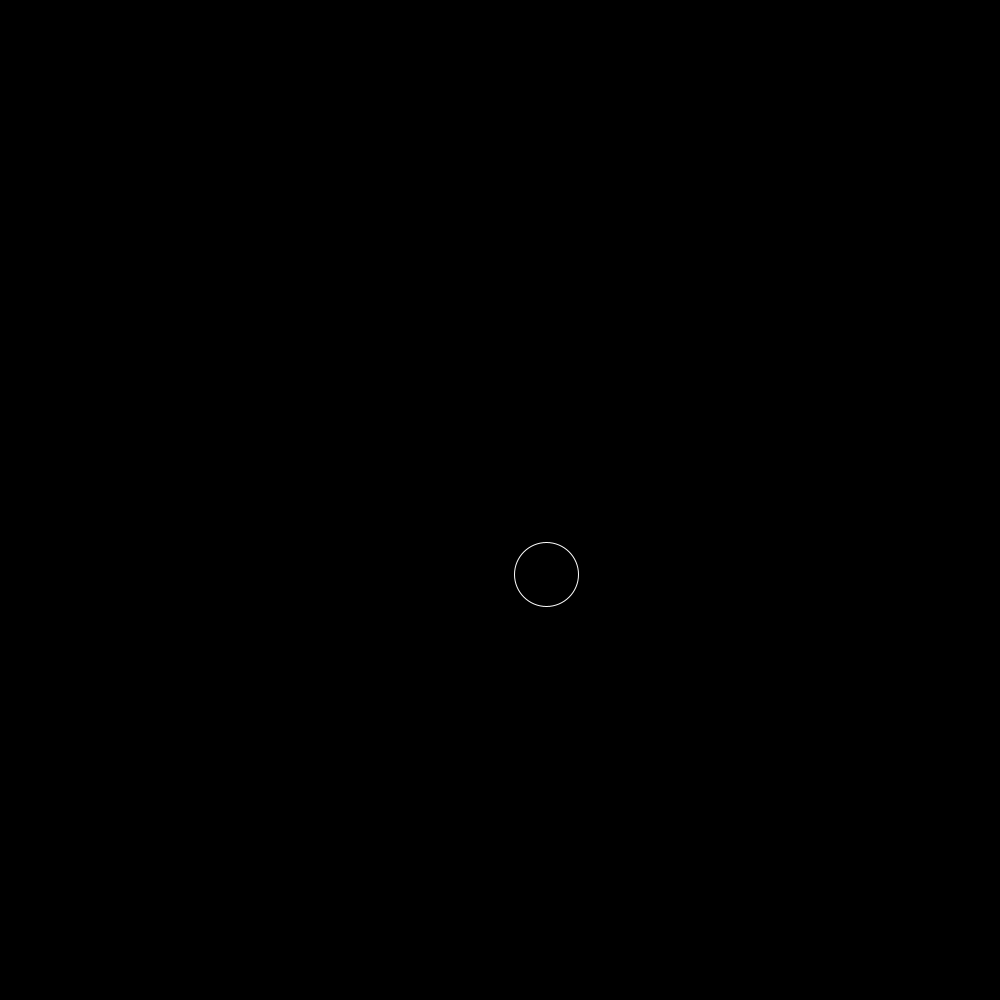
Frame 1 (no input)
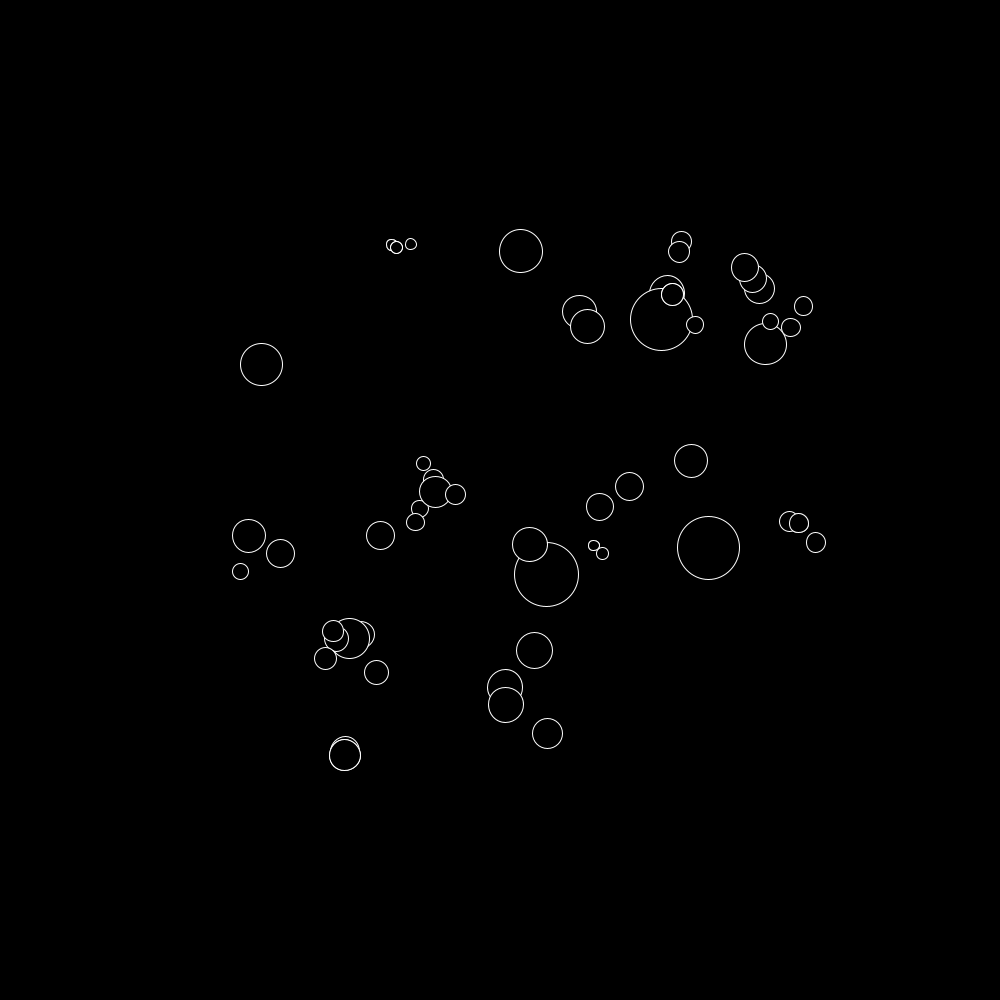
Frame 60 (the mouse pressed at the canvas centre just before this capture)
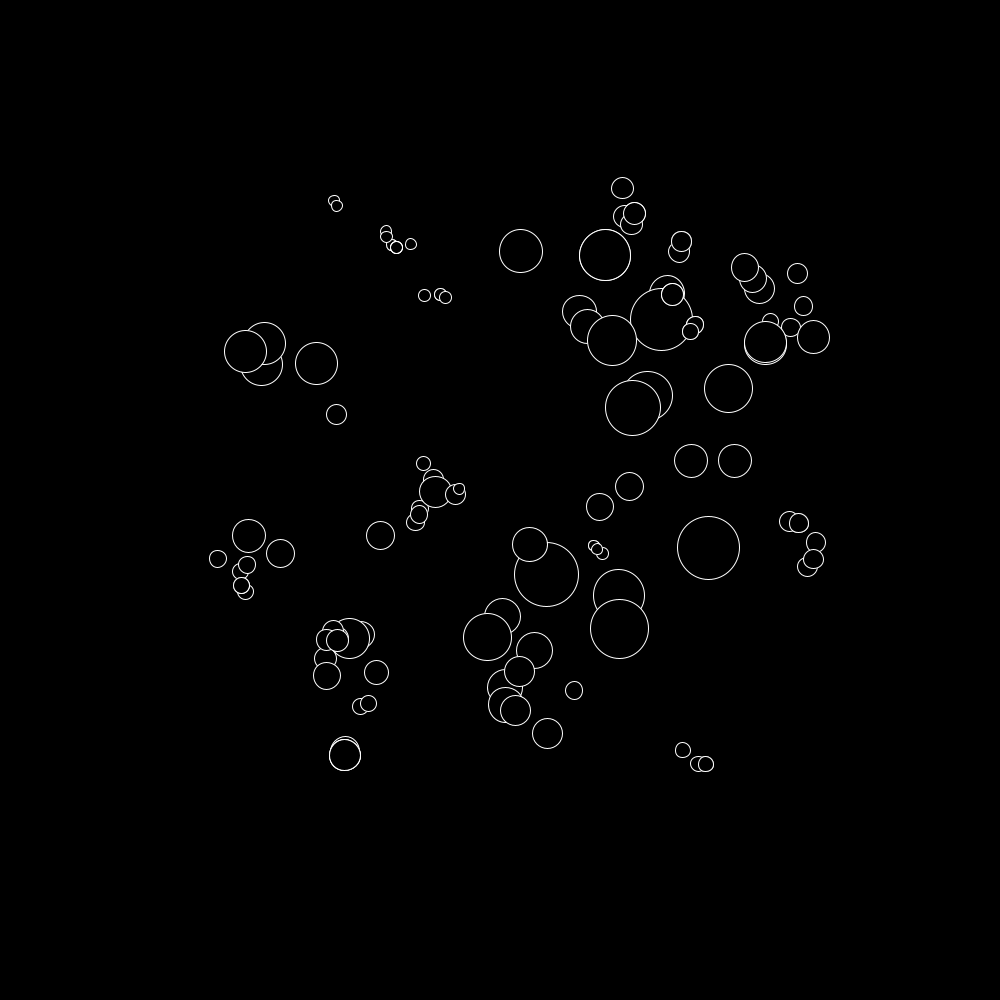
Frame 120 (the mouse held since frame 60 and released just before this capture)

The Processing sketch that drew these frames (run headless with seeded random() and noise(); from frame 60 on, the mouse is pressed at the canvas centre):

// Processing sketch: tris
// ── tris.pde
PVector[] points = new PVector[100];

void setup() {
  //fullScreen();
  size(1000, 1000);
  for (int i = 0; i < points.length; i++) {
    points[i] = new PVector(random(width*.2, width*.8), random(height*.2, height*.8));
  }
  background(0);
}

void draw() {
  int c = (int)random(points.length);
  int a= -1, b= -1;
  float dist = 10000000;
  for (int i = 0; i < points.length; i++) {
    if (i != c && points[i].dist(points[c]) < dist) {
      dist = points[i].dist(points[c]);
      a = i;
    }
  }
  dist = 10000000;
  for (int i = 0; i < points.length; i++) {
    if (i != c && i != a && points[i].dist(points[c]) < dist && points[a].dist(points[i]) > 20) {
      dist = points[i].dist(points[c]);
      b = i;
    }
  }



  PVector l = PVector.sub(points[a], points[b]);
  float len = l.mag();
  PVector p = new PVector(-l.y, l.x).setMag((len/2.0)*sqrt(3));
  l.div(2);
  PVector d = PVector.add(points[b], l).add(p);

  points[c] = PVector.lerp(points[c], d, 1);

  //if (frameCount % 10 == 0)
    //filter(BLUR);
    //background(0);


  stroke(255);
  //noFill();
  fill(0);

  PVector center = PVector.lerp(points[a], points[b], 0.5);
  center.lerp(points[c], 0.5);
  
  ellipse(center.x, center.y, len/2, len/2);

  //triangle(points[a].x, points[a].y, points[b].x, points[b].y, points[c].x, points[c].y);
  //line(points[a].x, points[a].y, points[b].x, points[b].y);
  //line(points[b].x, points[b].y, points[c].x, points[c].y);
  //line(points[a].x, points[a].y, points[c].x, points[c].y);
  

  stroke(255);

  for (int i = 0; i < points.length; i++) {
    //ellipse(points[i].x, points[i].y, 10, 10);
    /*for(int j = 0; j < points.length; j++){
      if(points[i].dist(points[j]) < 50)
        line(points[i].x, points[i].y, points[j].x, points[j].y);
    }
    */
  }
  if(keyPressed){
    save(millis()+".png");
  }
}
